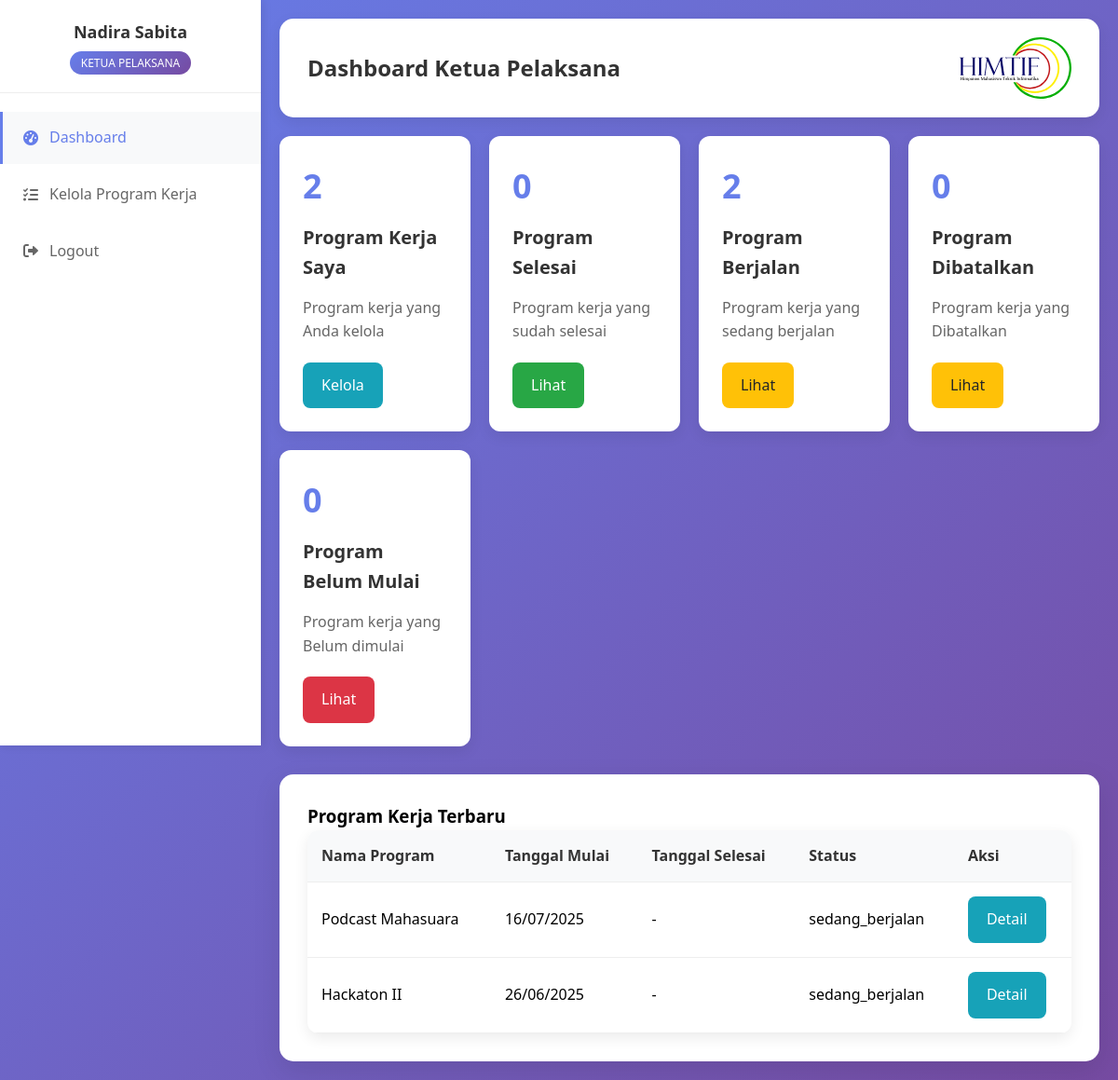
The page /dashboard/ketua_pelaksana.php (signed in) on the database its author committed.
### tables this page shows
CREATE TABLE `program_kerja` (
  `id` varchar(10) NOT NULL,
  `nama_proker` varchar(200) NOT NULL,
  `deskripsi` text DEFAULT NULL,
  `tanggal_mulai` date DEFAULT NULL,
  `tanggal_selesai` date DEFAULT NULL,
  `status` enum('belum_mulai','sedang_berjalan','selesai','dibatalkan') DEFAULT NULL,
  `angkatan` varchar(10) DEFAULT NULL,
  `ketua_pelaksana_id` int(11) DEFAULT NULL,
  `created_by` int(11) DEFAULT NULL,
  `created_at` timestamp NOT NULL DEFAULT current_timestamp(),
  `updated_at` timestamp NOT NULL DEFAULT current_timestamp() ON UPDATE current_timestamp()
);

### includes/functions.php (called while the page is built, shortened)
<?php
function sanitize($data) {
    return htmlspecialchars(trim($data), ENT_QUOTES, 'UTF-8');
}
function formatTanggal($date) {
    return date('d/m/Y', strtotime($date));
}
function getStatusBadge($status) {
    $badges = [
        'belum_mulai' => '<span class="badge badge-warning">Belum Mulai</span>',
        'sedang_berjalan' => '<span class="badge badge-info">Sedang Berjalan</span>',
        'selesai' => '<span class="badge badge-success">Selesai</span>',
        'dibatalkan' => '<span class="badge badge-danger">Dibatalkan</span>',
    ];
    return $badges[$status] ?? $status;
}
?>

### dashboard/ketua_pelaksana.php (the view, shortened to what this page needs)
<?php
require_once '../config/database.php';
require_once '../includes/functions.php';
$stmt = $pdo->prepare("
    SELECT COUNT(*) as total
    FROM program_kerja
    WHERE ketua_pelaksana_id = ?
");
$stmt->execute([$_SESSION['user_id']]);
$totalProker = $stmt->fetchColumn();
$stmt = $pdo->prepare("
    SELECT COUNT(*) as total
    FROM program_kerja
    WHERE ketua_pelaksana_id = ? AND status = 'selesai'
");
$stmt->execute([$_SESSION['user_id']]);
$prokerSelesai = $stmt->fetchColumn();
$stmt = $pdo->prepare("
    SELECT COUNT(*) as total
    FROM program_kerja
    WHERE ketua_pelaksana_id = ? AND status = 'belum_mulai'
");
$stmt->execute([$_SESSION['user_id']]);
$prokerBelum_mulai = $stmt->fetchColumn();
$stmt = $pdo->prepare("
    SELECT COUNT(*) as total
    FROM program_kerja
    WHERE ketua_pelaksana_id = ? AND status = 'sedang_berjalan'
");
$stmt->execute([$_SESSION['user_id']]);
$prokerBerjalan = $stmt->fetchColumn();
$stmt = $pdo->prepare("
    SELECT COUNT(*) as total
    FROM program_kerja
    WHERE ketua_pelaksana_id = ? AND status = 'dibatalkan'
");
$stmt->execute([$_SESSION['user_id']]);
$prokerDibatalkan = $stmt->fetchColumn();
?>
<!DOCTYPE html>
<html lang="id">
<head>
    <link rel="stylesheet" href="../css/style.css">
    <link rel="stylesheet" href="https://cdnjs.cloudflare.com/ajax/libs/font-awesome/6.0.0/css/all.min.css">
</head>
<body>
    <div class="dashboard-container">
        <div class="sidebar" id="sidebar">
            <div class="sidebar-header">
                <h3><?= $_SESSION['nama'] ?></h3>
                <span class="role-badge">Ketua Pelaksana</span>
            </div>
            <div class="sidebar-menu">
                <div class="menu-item">
                    <a href="ketua_pelaksana.php" class="active">
                        <i class="fas fa-tachometer-alt"></i>
                        Dashboard
                    </a>
                </div>
                <div class="menu-item">
                    <a href="../modules/proker/manage_proker.php">
                        <i class="fas fa-tasks"></i>
                        Kelola Program Kerja
                    </a>
                </div>
                <div class="menu-item">
                    <a href="../logout.php">
                        <i class="fas fa-sign-out-alt"></i>
                        Logout
                    </a>
                </div>
            </div>
        </div>
        <div class="main-content" id="mainContent">
            <div class="container">
                <div class="header">
                    <h1>Dashboard Ketua Pelaksana</h1>
                    <div class="logo-title">
                        <img class="logo" src="../assets/img/logo.svg" alt="Logo">
                    </div>
                </div>
        <div class="cards-grid">
            <div class="card">
                <div class="card-number"><?= $totalProker ?></div>
                <h3>Program Kerja Saya</h3>
                <p>Program kerja yang Anda kelola</p>
                <a href="../modules/proker/manage_proker.php" class="btn btn-info">Kelola</a>
            </div>
            <div class="card">
                <div class="card-number"><?= $prokerSelesai ?></div>
                <h3>Program Selesai</h3>
                <p>Program kerja yang sudah selesai</p>
                <a href="../modules/proker/proker_selesai.php" class="btn btn-success">Lihat</a>
            </div>
            <div class="card">
                <div class="card-number"><?= $prokerBerjalan ?></div>
                <h3>Program Berjalan</h3>
                <p>Program kerja yang sedang berjalan</p>
                <a href="../modules/proker/proker_berjalan.php" class="btn btn-warning">Lihat</a>
            </div>
            <div class="card">
                <div class="card-number"><?= $prokerDibatalkan ?></div>
                <h3>Program Dibatalkan</h3>
                <p>Program kerja yang Dibatalkan</p>
                <a href="../modules/proker/proker_dibatalkan.php" class="btn btn-warning">Lihat</a>
            </div>
            <div class="card">
                <div class="card-number"><?= $prokerBelum_mulai ?></div>
                <h3>Program Belum Mulai</h3>
                <p>Program kerja yang Belum dimulai</p>
                <a href="../modules/proker/proker_belum_mulai.php" class="btn btn-danger">Lihat</a>
            </div>
        </div>
        <div class="dashboard">
            <h3>Program Kerja Terbaru</h3>
            <?php
            $stmt = $pdo->prepare("
                SELECT pk.*
                FROM program_kerja pk
                WHERE pk.ketua_pelaksana_id = ?
                ORDER BY pk.created_at DESC
                LIMIT 5
            ");
            $stmt->execute([$_SESSION['user_id']]);
            $prokers = $stmt->fetchAll();
            ?>
            <div class="table-container">
                <table class="table">
                    <thead>
                        <tr>
                            <th>Nama Program</th>
                            <th>Tanggal Mulai</th>
                            <th>Tanggal Selesai</th>
                            <th>Status</th>
                            <th>Aksi</th>
                        </tr>
                    </thead>
                    <tbody>
                        <?php foreach ($prokers as $proker): ?>
                        <tr>
                            <td><?= sanitize($proker['nama_proker']) ?></td>
                            <td><?= $proker['tanggal_mulai'] ? formatTanggal($proker['tanggal_mulai']) : '-' ?></td>
                            <td><?= $proker['tanggal_selesai'] ? formatTanggal($proker['tanggal_selesai']) : '-' ?></td>
                            <td><?= getStatusBadge($proker['status']) ?></td>
                            <td>
                                <a href="../modules/proker/view_proker.php?id=<?= $proker['id'] ?>" class="btn btn-info">Detail</a>
                            </td>
                        </tr>
                        <?php endforeach; ?>
                    </tbody>
                </table>
            </div>
        </div>
    </div>
</body>
</html>

### css/style.css (style rules this page uses)
* { margin: 0; padding: 0; box-sizing: border-box; }
body { font-family: 'Segoe UI', Tahoma, Geneva, Verdana, sans-serif; background: linear-gradient(to bottom right, #6a11cb, #2575fc); min-height: 100vh; line-height: 1.6; }
.container { max-width: 1200px; margin: 0 auto; padding: 20px; }
.btn { padding: 12px 20px; border: none; border-radius: 8px; cursor: pointer; font-size: 16px; transition: all 0.3s; text-decoration: none; display: inline-block; text-align: center; }
.btn-success { background-color: #28a745; color: white; }
.btn-warning { background-color: #ffc107; color: #212529; }
.btn-danger { background-color: #dc3545; color: white; }
.btn-info { background-color: #17a2b8; color: white; }
.dashboard { background: white; border-radius: 15px; padding: 30px; margin-top: 20px; box-shadow: 0 10px 30px rgba(0, 0, 0, 0.1); }
.header { background: white; padding: 20px 30px; border-radius: 15px; box-shadow: 0 5px 15px rgba(0, 0, 0, 0.08); margin-bottom: 20px; display: flex; justify-content: space-between; align-items: center; flex-wrap: wrap; }
.header h1 { color: #333; font-size: 24px; margin: 0; flex: 1; }
.logo-title { display: flex; align-items: center; justify-content: flex-end; flex-shrink: 0; }
.logo { max-width: 10vw; height: auto; min-width: 40px; transition: opacity 0.3s ease; }
.cards-grid { display: grid; grid-template-columns: repeat(auto-fit, minmax(200px, 1fr)); gap: 20px; margin-bottom: 30px; }
.card { background: white; padding: 25px; border-radius: 12px; box-shadow: 0 5px 15px rgba(0, 0, 0, 0.08); transition: transform 0.3s; }
.card h3 { color: #333; margin-bottom: 15px; font-size: 20px; }
.card p { color: #666; margin-bottom: 20px; }
.card .card-number { font-size: 36px; font-weight: bold; color: #667eea; margin-bottom: 10px; }
.table-container { background: white; border-radius: 12px; overflow: auto; box-shadow: 0 5px 15px rgba(0, 0, 0, 0.08); width: 100%; }
.table { width: 100%; border-collapse: collapse; }
.table th, .table td { padding: 15px; text-align: left; border-bottom: 1px solid #eee; }
.table th { background-color: #f8f9fa; font-weight: 600; color: #333; }
.dashboard-container { display: flex; min-height: 100vh; background: linear-gradient(135deg, #667eea 0%, #764ba2 100%); }
.sidebar { width: 280px; background: white; box-shadow: 2px 0 10px rgba(0, 0, 0, 0.1); transition: transform 0.3s ease; position: fixed; height: 100vh; overflow-y: auto; z-index: 1000; }
.sidebar-header { padding: 20px; border-bottom: 1px solid #eee; text-align: center; }
.sidebar-header h3 { color: #333; font-size: 18px; margin-bottom: 5px; }
.sidebar-header .role-badge { background: linear-gradient(135deg, #667eea 0%, #764ba2 100%); color: white; padding: 4px 12px; border-radius: 15px; font-size: 12px; text-transform: uppercase; font-weight: 500; }
.sidebar-menu { padding: 20px 0; }
.menu-item { margin-bottom: 5px; }
.menu-item a { display: flex; align-items: center; padding: 15px 20px; color: #666; text-decoration: none; transition: all 0.3s; border-left: 3px solid transparent; }
.menu-item a:hover, .menu-item a.active { background-color: #f8f9fa; color: #667eea; border-left-color: #667eea; }
.menu-item a i { margin-right: 10px; width: 20px; text-align: center; }
.main-content { flex: 1; margin-left: 280px; transition: margin-left 0.3s ease; }

### rows shown on the page
program_kerja: nama_proker "Podcast Mahasuara", tanggal_mulai "16/07/2025", status "sedang_berjalan"
program_kerja: nama_proker "Hackaton II", tanggal_mulai "26/06/2025", status "sedang_berjalan"

### other values the page prints
$_SESSION['nama'] "Nadira Sabita"
$totalProker "2"
$prokerSelesai "0"
$prokerBerjalan "2"
$prokerDibatalkan "0"
$prokerBelum_mulai "0"
